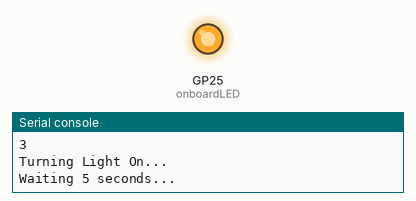
Bench run of a program on a simulated Raspberry Pi Pico running MicroPython. Shown: output pins drawn as LEDs (lit = HIGH), the last lines printed to the serial console. At 5.0 s the program stops and its outputs stay as they are.

Above: at 0.1 s.
At 5.1 s:
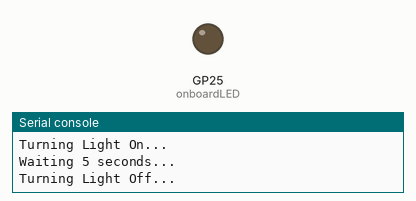
Timing chart, 0 to 6.5 s (numbered marks = the images above):
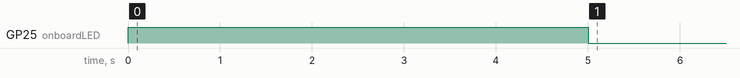

The program:

gettingStarted.py
```python
from machine import Pin
import time


print ("Hello World!")

print (1 + 2)

# Minus is -
# Multiply is *
# Divide is /
# Addition is +

onboardLED = Pin(25, Pin.OUT)
onboardLED.value(1)

print("Turning Light On...")

print("Waiting 5 seconds...")

time.sleep(5)

onboardLED.value(0)

print("Turning Light Off...")
```

Measured:
- by itself, GP25 (onboardLED): LOW → HIGH at 0.00 s, → LOW 5.0 s later
